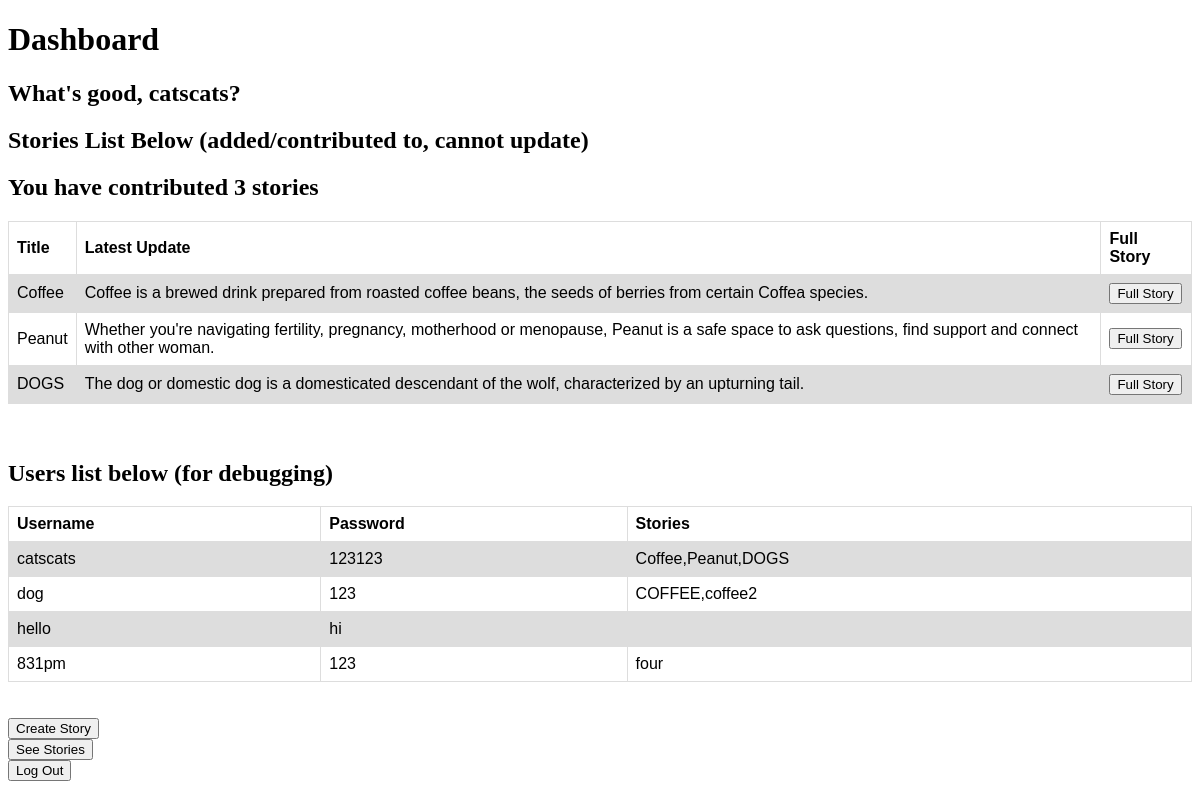
The page /dashboard (signed in) on the database as committed earlier.
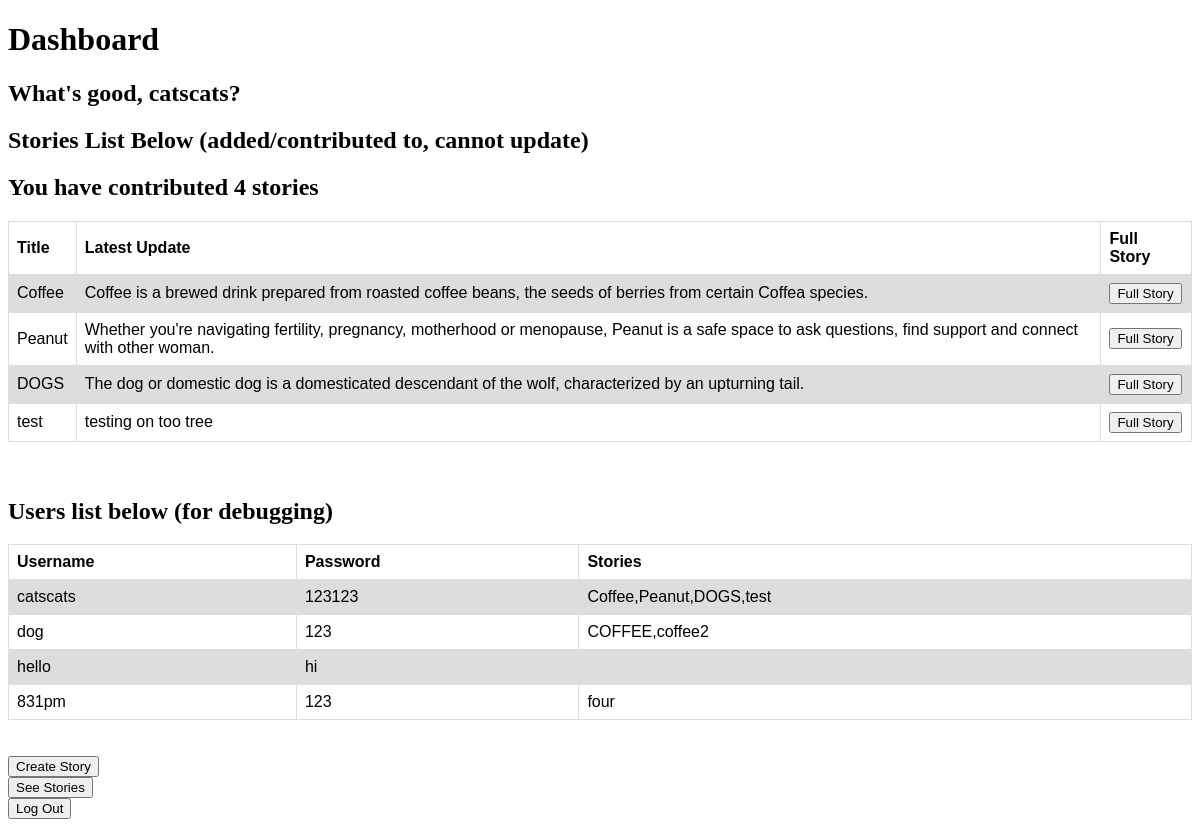
The same page on the database as committed later.
### tables this page shows
CREATE TABLE users (username TEXT, password TEXT, stories TEXT);

CREATE TABLE stories (name TEXT, latestUpdate TEXT, fullStory TEXT);

### __init__.py (the view)
@app.route("/dashboard")
def dashboard():
    if not session.get(logged_in_user):
        return render_template('main_page.html')
    c.execute("SELECT stories FROM users WHERE username = (?)", (logged_in_user,))
    userStories = c.fetchall()
    userStoriesList = list(userStories[0][0].split(","))
    num_stories = len(userStoriesList)
    if (num_stories == 1) and (userStoriesList[0] == ''):
        num_stories = 0
    stories_list = []
    for story in userStoriesList:
        c.execute("SELECT * FROM stories where name = (?)", (story,))
        row = c.fetchall()
        stories_list.append(row)
    print(f"userStoriesList: {userStoriesList}\n")
    print(f"num_stories: {num_stories}\n")
    print(f"stories_list: {stories_list}\n")
    c.execute("SELECT * FROM users")
    users_list = [line for line in c]
    return render_template(
        "dashboard.html",
        username=logged_in_user,         # so we can see username when we log in
        num_stories=num_stories,         # num of stories the user has added/contributed to
        stories_list=stories_list,       # shows the tables user has added/contributed to
        users_list=users_list,           # shows user,pass,titles for debugging
        )

### templates/dashboard.html (shortened to what this page needs)
<!DOCTYPE html>
<html>
  <head>
    <h1> Dashboard </h1>
  </head>
  <body>
    <h2>What's good, {{username}}?</h2>
    <h2>Stories List Below (added/contributed to, cannot update)</h2>
    {% if (num_stories == 1) %}
      <h2>You have contributed {{num_stories}} story</h2>
    {% else %}
      <h2>You have contributed {{num_stories}} stories</h2>
    {% endif %}
    <table style="width:100%">
      <tr>
        <th>Title</th>
        <th>Latest Update</th>
        <th>Full Story</th>
      </tr>
      {% if (num_stories != 0) %}
        {% for story_info in stories_list %}
          <tr>
            <td>{{story_info[0][0]}}</td>
            <td>{{story_info[0][1]}}</td>
            <td>
              <form action="/full_story" method="post">
                <input type="submit" value="Full Story">
              </form>
            </td>
          </tr>
        {% endfor %}
      {% else %}
        <td></td>
        <td></td>
        <td></td>
      {% endif %}
    </table>
    <br>
    <br>
    <h2>Users list below (for debugging)</h2>
    <table>
      <tr>
        <th>Username</th>
        <th>Password</th>
        <th>Stories</th>
      </tr>
      {% for user_info in users_list %}
      <tr>
        {% for col in user_info %}
          <td>{{col}}</td>
        {% endfor %}
      </tr>
      {% endfor %}
    </table>
    <br>
    <br>
    <form action="/create_story">
      <input type="submit" value="Create Story">
    </form>
    <form action="/see_stories">
      <input type="submit" value="See Stories">
    </form>
    <form action="/logout" method="POST">
      <input type="submit" value="Log Out">
    </form>
  </body>
</html>

### templates/dashboard.html (style rules this page uses)
table { font-family: arial, sans-serif; border-collapse: collapse; width: 100%; }
td, th { border: 1px solid #dddddd; text-align: left; padding: 8px; }
tr:nth-child(even) { background-color: #dddddd; }

Rows that differ between the two databases and show on the page:
changed users "catscats": stories "Coffee,Peanut,DOGS" → "Coffee,Peanut,DOGS,test"
added stories: name "test", latestUpdate "testing on too tree"
Other text that changed with them:
{{ num_stories }}: "3" → "4"
